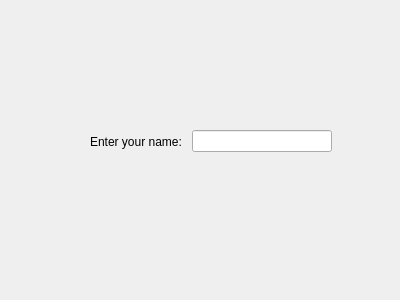
<?xml version="1.0" encoding="UTF-8"?>
<ui version="4.0">
 <class>Form</class>
 <widget class="QWidget" name="Form">
  <property name="geometry">
   <rect>
    <x>0</x>
    <y>0</y>
    <width>400</width>
    <height>300</height>
   </rect>
  </property>
  <property name="windowTitle">
   <string>Form</string>
  </property>
  <widget class="QWidget" name="">
   <property name="geometry">
    <rect>
     <x>90</x>
     <y>130</y>
     <width>242</width>
     <height>23</height>
    </rect>
   </property>
   <layout class="QHBoxLayout" name="horizontalLayout">
    <item>
     <widget class="QLabel" name="label">
      <property name="text">
       <string>Enter your name: </string>
      </property>
     </widget>
    </item>
    <item>
     <widget class="QLineEdit" name="lineEdit"/>
    </item>
   </layout>
  </widget>
 </widget>
 <resources/>
 <connections/>
</ui>
